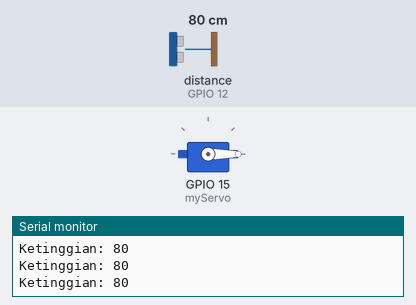
A sketch run on a simulated ESP8266 (NodeMCU). Shown: servo, the last lines printed to the serial monitor. Wiring (inferred from the names in the program): ultrasonic range finder: trigger GPIO 14; echo GPIO 12. The test bench sets the inputs (shaded band); at power-on: distance to the obstacle (sensor on GPIO 12) 80 cm. The echo pulse lasts 58.3 µs per cm.

Above: at 4.2 s.
4.3 s: distance to the obstacle (sensor on GPIO 12) set to 49 cm
5.8 s: distance to the obstacle (sensor on GPIO 12) set to 43 cm
At 6.5 s:
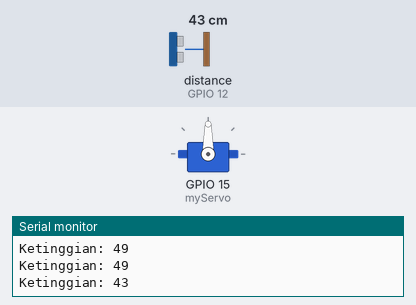
7.4 s: distance to the obstacle (sensor on GPIO 12) set to 60 cm
At 8.5 s:
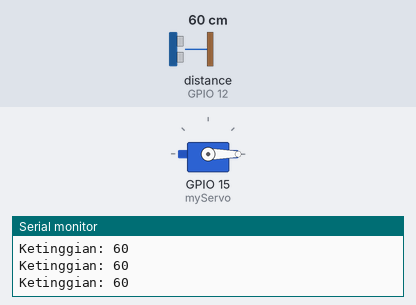
Timing chart, 0 to 10.4 s (numbered marks = the images above; inputs shaded):
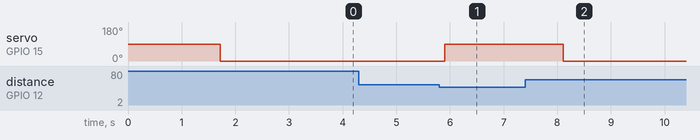

Measured:
- the behaviour switches between 46 and 45 cm on distance to the obstacle (sensor on GPIO 12) (found by bisection; images 0 and 1)
- after the input at 5.8 s, servo on GPIO 15 (myServo): 0° → 90° after 0.11 s
- after the input at 7.4 s, servo on GPIO 15 (myServo): 90° → 0° after 0.71 s

The sketch:

esp8266.ino
```cpp
#include "CTBot.h"
#include "Servo.h"

CTBot myBot;
String ssid = "(ssid wifi)";
String pass = "(pass wifi)";
String token = "(token dari telegram)";
const int id = 1537275575;

// KONFIG SERVO
Servo myServo;

// KONFIG SENSOR ULTRASONIK
// Mendefinisikan pin yang akan digunakan
const int trigPin = 14;
const int echoPin = 12;
// Mendefinisikan variabel yang diperlukan
long duration;
int distance, level;

void setup() {
  Serial.begin(9600);
  Serial.println("Starting TelegramBot...");
  myBot.wifiConnect(ssid, pass);
  myBot.setTelegramToken(token);

  if (myBot.testConnection()) {
    Serial.println("Koneksi Bagus");
  } else {
    Serial.println("Koneksi Jelek");
  }

  myBot.sendMessage(id, "Terhubung\n");
  Serial.println("Pesan Terkirim\n");

  // SERVO
  myServo.attach(15);

  // SENSOR ULTRASONIK
  pinMode(trigPin, OUTPUT); // trigPin sebagai output
  pinMode(echoPin, INPUT); // echoPin sebagai input
  delay(10);
}

/*
void sensorPing() {
  // SENSOR ULTRASONIK
      digitalWrite(trigPin, LOW);
      delayMicroseconds(2);
      // Menyalakan trigPin selama 10 microsekon
      digitalWrite(trigPin, HIGH);
      delayMicroseconds(10);
      digitalWrite(trigPin, LOW);
      // Membaca echoPin, hasilnya adalah pantulan gelombang suara dari trigPin
      duration = pulseIn(echoPin, HIGH);
      // Menghitung jarak
      distance = (duration/2) / 29.1;
      level = 65 - distance;
      // Memperlihatkan hasil perhitungan di Serial Monitor
      Serial.print("Distance: ");
      Serial.println(distance);

    if (distance > 300 || distance <= 0){
      Serial.print("Di luar jangkauan");
    } else {
      Serial.print("Ketinggian: ");
      Serial.println(level);
    }

  delay(500);
} */

void loop() {
  TBMessage msg;

  //sensorPing;

	if (myBot.getNewMessage(msg)) {
    if (msg.text.equalsIgnoreCase("CEK")) {
      Serial.print("CEK");
      String replyCek;
      level = 65 - distance;
      replyCek = (String)"Ketinggian air saat ini: " + level + (String)" cm";
      myBot.sendMessage(id, replyCek);
    }
		else {
			// membalas pesan selain kode diatas
			String reply;
			reply = (String)"Selamat datang, " + msg.sender.username + (String)". Ketik CEK untuk melihat ketinggian air.";
			myBot.sendMessage(id, reply);
		}
	}

  // Jika air berada di ketinggian kritis
  if (distance >= 1 && distance <= 45){
    myBot.sendMessage(id, "BAHAYA");
    myServo.write(90);
    delay(1000);
  } else if (distance > 45){
    myServo.write(0);
  }


// SENSOR ULTRASONIK
      digitalWrite(trigPin, LOW);
      delayMicroseconds(2);
      // Menyalakan trigPin selama 10 microsekon
      digitalWrite(trigPin, HIGH);
      delayMicroseconds(10);
      digitalWrite(trigPin, LOW);
      // Membaca echoPin, hasilnya adalah pantulan gelombang suara dari trigPin
      duration = pulseIn(echoPin, HIGH);
      // Menghitung jarak
      //distance = 65 - (duration/2) / 29.1);
      distance = (duration/2) / 29.1;
      // Memperlihatkan hasil perhitungan di Serial Monitor
      //Serial.print("Distance: ");
      //Serial.println(distance);

    if (distance > 300 || distance <= 0){
      Serial.print("Di luar jangkauan");
    } else {
      Serial.print("Ketinggian: ");
      Serial.println(distance);
    }

  //delay(1000);

}
```
